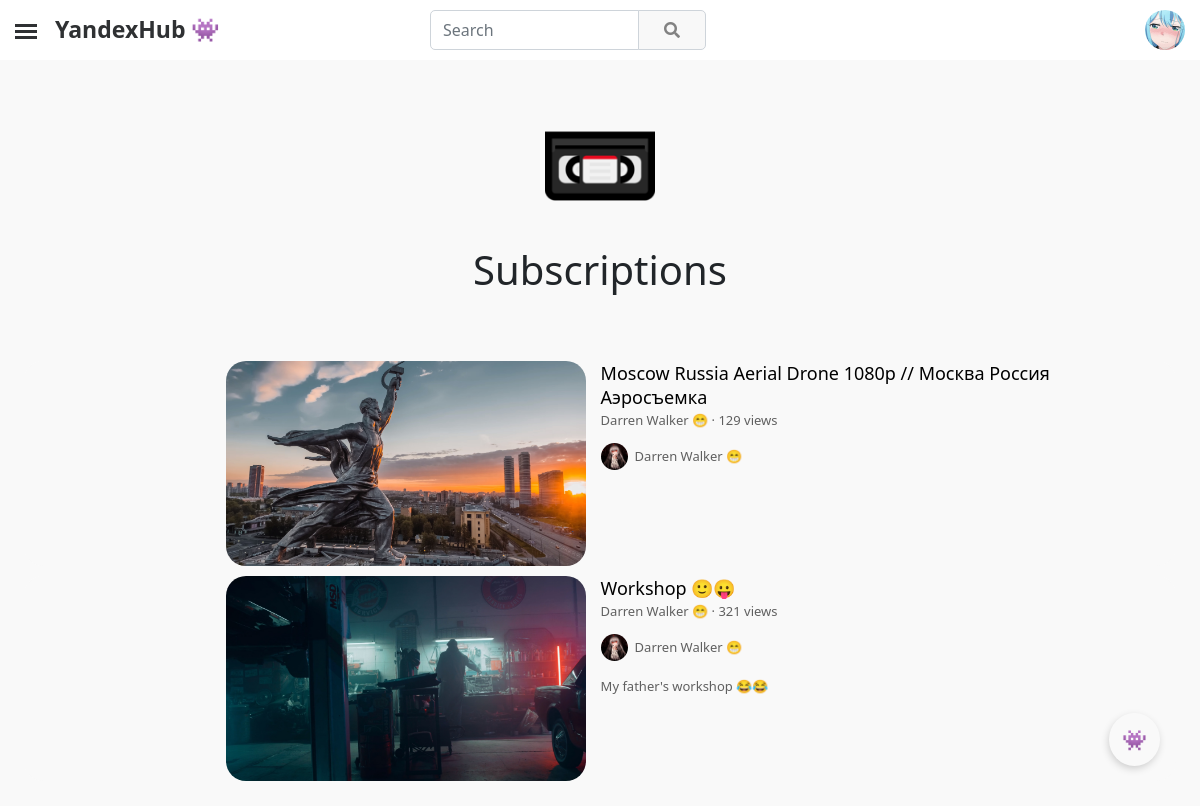
/subscriptions/ (signed in), run on an earlier commit of the app's database.
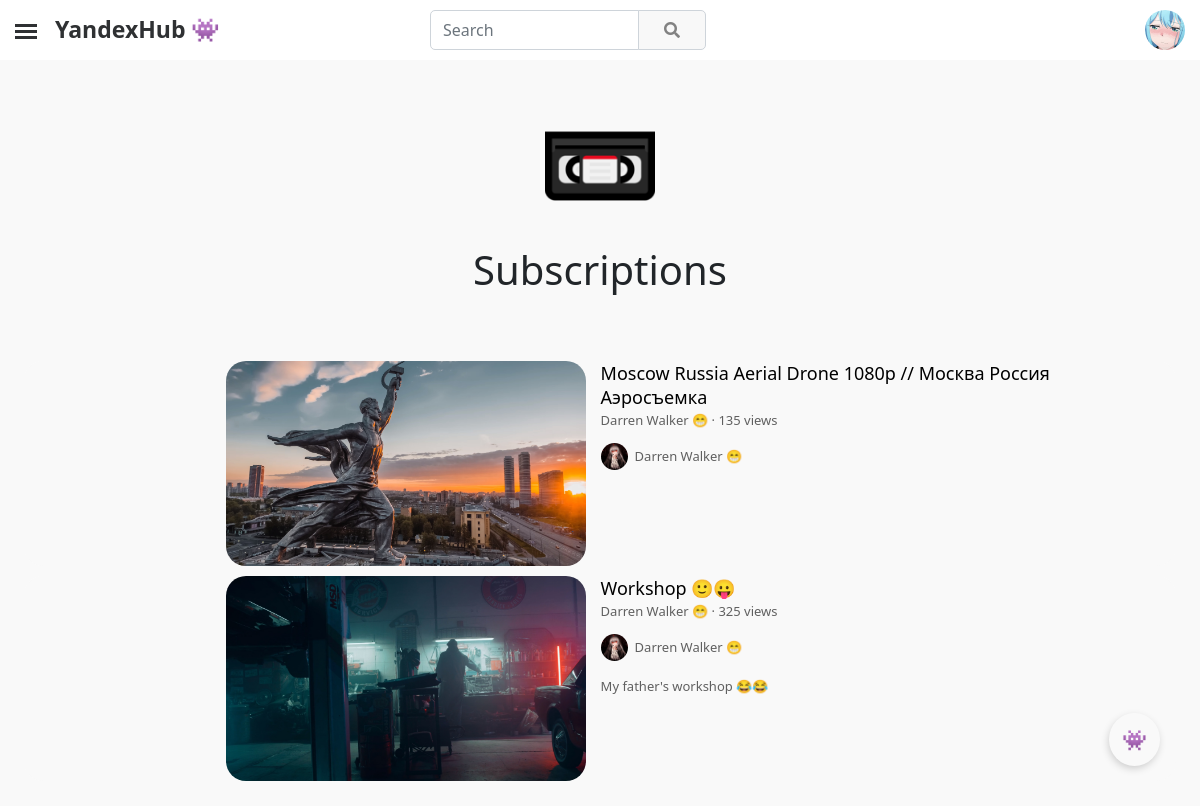
And on a later commit of the database.
### YandexHub/apps/mainapp/models.py (models this page shows, shortened)
class CustomUser(AbstractUser):
    user_id = models.CharField(blank=True, null=True, max_length=24)
    email = models.EmailField(null=True, unique=True)
    username = models.CharField(blank=True, null=True, max_length=25)
    avatar = models.ImageField(blank=True, null=True, upload_to = 'avatars/', default='avatars/default/default_avatar.png')
    banner = models.ImageField(blank=True, null=True, upload_to='users_banners/')
    all_views = models.BigIntegerField(default=0)
    all_subscribers = models.BigIntegerField(default=0)
    description = models.TextField(blank=True, null=True, max_length=5000)
    contact_email  = models.CharField(blank=True, null=True, max_length=75)
    location = models.CharField(blank=True, null=True, max_length=50)
    vk_link = models.CharField(blank=True, null=True, max_length=150)
    instagram_link = models.CharField(blank=True, null=True, max_length=150)
    facebook_link = models.CharField(blank=True, null=True, max_length=150)
    reddit_link = models.CharField(blank=True, null=True, max_length=150)
    telegram_link = models.CharField(blank=True, null=True, max_length=150)
    twitter_link = models.CharField(blank=True, null=True, max_length=150)
    website_link = models.CharField(blank=True, null=True, max_length=150)
    telegram = models.CharField(blank=True, null=True, max_length=150)
    date_created = models.DateTimeField(auto_now_add=True, db_index=True)
    REQUIRED_FIELDS = ['username']
    USERNAME_FIELD = 'email'

class Video(models.Model):
    video_id = models.CharField(blank=True, null=True, max_length=32)
    creator = models.ForeignKey(CustomUser, on_delete=models.CASCADE, null=False, related_name='video_creator')
    video = models.FileField(upload_to='videos/')
    video_banner = models.ImageField(upload_to='video_banners/')
    views = models.BigIntegerField(default=0)
    likes = models.BigIntegerField(default=0)
    dislikes = models.BigIntegerField(default=0)
    comments = models.BigIntegerField(default=0)
    coefficient = models.FloatField(default=0)
    title = models.CharField(max_length=150)
    description = models.TextField(blank=True, null=True, max_length=1000000)
    date_created = models.DateTimeField(auto_now_add=True, db_index=True)

### YandexHub/apps/mainapp/views.py (the view)
# urls.py: path('subscriptions/', SubscriptionsView.as_view(), name="subscriptions__page"),
class SubscriptionsView(TemplateView):
    template_name = 'user/other/subscriptions.html'
    def get_context_data(self, **kwargs):
        context = super(SubscriptionsView, self).get_context_data(**kwargs)
        if self.request.user.is_authenticated:
            n = 0
            videos = []
            for i in Subscribe.objects.filter(subscriber=self.request.user):
                for j in Video.objects.filter(creator=i.channel).order_by("-date_created"):
                    videos.append(j)
                n += 1
                if n > 100:
                    break
        else:
            videos = []
        context['title'] = 'Subscriptions 🎞'
        context['videos'] = videos
        return context

### YandexHub/apps/mainapp/templatetags/poll_extras.py (called while the page is built)
@register.filter(name='brief_views_format')
@stringfilter
def brief_views_format(arg):
    if int(arg) < 1000000:
        if int(arg) == 1:
            return '1 view'
        elif int(arg) < 1000:
            return f'{arg} views'
        else:
            return f"{str_fixed(float(int(arg)/1000), int(arg), 1, 'views')}K views"
    elif int(arg) < 1000000000:
        return f"{str_fixed(float(int(arg)/1000000), int(arg), 1, 'views')}M views"
    elif int(arg) < 1000000000000:
        return f"{str_fixed(float(int(arg)/1000000000), int(arg), 1, 'views')}B views"
    else:
        return ''

@register.filter(name='html_to_text')
@stringfilter
def html_to_text(html):
    cleanr = re.compile('<.*?>')
    cleantext = re.sub(cleanr, '', html)
    return cleantext

### YandexHub/apps/mainapp/templates/user/other/subscriptions.html (shortened to what this page needs)
{% extends "main.html" %}
{% block content %}
{% load poll_extras %}
{% load static %}
<main role="main" style="margin-top: 35px;">
    <div class="block-content">
        {% if request.user.is_authenticated %}
        <section class="py-3 text-center container-fluid">
            <div class="row" style="padding-bottom: 1rem!important;">
                <div class="col-lg-12 col-md-8 mx-auto">
                    <img class="banner-icon" src="{% static 'media/site/icons/videocassette.png' %}">
                    <h1 style="margin-bottom: 25px;">Subscriptions</h1>
                </div>
            </div>
        </section>
        {% if videos %}
        {% for i in videos %}
        <div class="card" style="height: 205px; margin-top: 10px;">
            <div class="row g-0" style="width: 65%; position: relative; margin-left: auto; margin-right: auto;">
                <div class="col-md-4" style="left: 0; position: absolute;">
                    <a style="cursor: pointer;" onclick="transition_link(`{% url 'video__page' i.video_id %}`)">
                        <div class="img"
                            style="width: 360px; height: 205px; border-radius: 20px; background-image: url({{i.video_banner.url}});">
                        </div>
                    </a>
                </div>
                <div class="col-md-8" style="top: 0; position: absolute; left: 365px;">
                    <div style="padding-top: 0; margin-left: 10px;">
                        <a style="cursor: pointer;" onclick="transition_link(`{% url 'video__page' i.video_id %}`)">
                            <p style="font-size: 18px; margin-bottom: -2px; color: #000;">{{ i.title }}</p>
                        </a>
                        <small style="color: #606060; font-size: 13px;"><a style="color: #606060; cursor: pointer;"
                                onclick="transition_link(`{% url 'channel__page' i.creator.user_id %}`)">{{i.creator.username}}</a>
                            · {{i.views|brief_views_format}}</small>
                        <a style="cursor: pointer;"
                            onclick="transition_link(`{% url 'channel__page' i.creator.user_id %}`)">
                            <small style="display: block; margin-top: 12px; font-size: 13px; color: #606060;">
                                <div class="img"
                                    style="display: inline-block; margin-right: 7px; width: 27px; height: 27px; border-radius: 50%; background-image: url({{i.creator.avatar.url}});">
                                </div>
                                <div style="display: inline-block; position: absolute; margin-top: 4px;">
                                    {{i.creator.username}}</div>
                            </small>
                        </a>
                        <small
                            style="display: block; color: #606060; font-size: 13px; margin-top: 12px;">{{i.description|html_to_text|truncatechars:340}}</small>
                    </div>
                </div>
            </div>
        </div>
        {% endfor %}
        {% else %}
        <h2 style="text-align: center; margin-bottom: 40px;">You don't have any subscriptions. To subscribe to a user,
            click on the Subscribe button in their profile or under their video.</h2>
        {% endif %}
        {% endif %}
    </div>
</main>
{% endblock %}

### YandexHub/apps/mainapp/templates/main.html (shortened to what this page needs)
{% load static %}
{% load poll_extras %}
<!DOCTYPE html>
<html>
<head>
    <link href="https://cdn.jsdelivr.net/npm/bootstrap@5.0.0-beta3/dist/css/bootstrap.min.css" rel="stylesheet"
>
    <link href="https://use.fontawesome.com/releases/v5.0.13/css/all.css" rel="stylesheet">
    <link href="{% static 'css/main.css' %}" rel="stylesheet">
    <link href="{% static 'css/predloader.css' %}" rel="stylesheet">
</head>
<body translate="no" class="wrapper animated-show animated-show-active"
    style="background: #F9F9F9; margin-bottom: 25px;" id="body">
    {% include "components/site/sidebar.html" %}
    {% include "components/site/navbar.html" %}
    {% block content %}{% endblock %}
    <a class="link-vk" href="https://vk.com/v.chap" target="_blank">👾</a>
</body>
</html>

### YandexHub/apps/mainapp/templates/components/site/sidebar.html (shortened to what this page needs)
{% load static %}
<label for="openSidebarMenu" class="sidebarIconToggle">
</label>

### YandexHub/apps/mainapp/templates/components/site/navbar.html (shortened to what this page needs)
<nav class="navbar sticky-top navbar-light" style="padding: 10px 0 10px 0; background-color: #fff;">
    <label for="openSidebarMenu" class="sidebarIconToggle">
        <div class="spinner diagonal part-1"></div>
        <div class="spinner horizontal"></div>
        <div class="spinner diagonal part-2"></div>
    </label>
    {% if request.user.is_authenticated %}
    <a class="navbar-brand logo-block" rel="home" style="cursor: pointer;" onclick="transition_link(`{% url 'main__page' %}`)">
        <div style="max-width:40px; margin-top: -6px; margin-left: 55px;">
             <b class="logo">YandexHub 👾</b>
        </div>
    </a>
    {% else %}
    <a class="navbar-brand logo-block" rel="home" style="cursor: pointer;" onclick="transition_link(`{% url 'main__page' %}`)">
        <div style="max-width:40px; margin-top: -6px; margin-left: 55px;">
             <b class="logo2">YandexHub 👾</b>
        </div>
    </a>
    {% endif %}
    <form class="d-flex container" style="width: 25%;">
        <div class="input-group search-block">
            <input id="search-input" type="text" class="form-control" style="border-radius: 5px 0 0 5px;"
                placeholder="Search" aria-label="Search" aria-describedby="input-group-1" autocomplete="off">
            <div class="input-group-append">
                <a class="btn btn-secondary" class="input-group-text" id="search-button"
                    style="padding-top: 8px; padding-bottom: 8px; padding-left: 25px; padding-right: 25px; border-radius: 0 5px 5px 0; background-color:#F8F8F8; border-color: #CED4DA; color: #828282;">
                    <i class="fa fa-search"></i>
                </a>
            </div>
        </div>
    </form>
    {% if request.user.is_authenticated %}
    <div class="dropdown wrapper-dropdown-3">
        <a role="button" id="dropdownMenuLink" data-bs-toggle="dropdown" aria-expanded="false">
            <div class="avatar-video-img img" style="width: 40px; height: 40px; margin-right: 15px; background-image: url({{ request.user.avatar.url }});"></div>
        </a>
    </div>
    {% else %}
    <a class="btn btn-outline-primary" onclick="transition_link(`{% url 'sign__in__page' %}`)"
        style="border-radius: 5px; margin-right: 15px; cursor: pointer;"><i class="far fa-user"></i> Sign In</a>
    {% endif %}
</nav>

### YandexHub/apps/mainapp/templates/components/site/message.html (shortened to what this page needs)
{% load static %}

### static/css/main.css (style rules this page uses)
body { -webkit-animation: fade-in 0.5s linear; -moz-animation: fade-in 0.5s linear; -o-animation: fade-in 0.5s linear; animation: fade-in 0.5s linear; }
.row { justify-content: left !important; }
p, a, small { line-height: normal !important; }
.img, img { background-repeat: no-repeat; background-position: center; background-size: cover; }
a { text-decoration: none; }
.card { border-radius: 1.25rem; height: 340px; border: none; background: #f9f9f9; }
.avatar-video-img { width: 45px; height: 45px; margin-right: 10px; border-radius: 50%; }
.row { display: flex; align-items: center; justify-content: center; height: 100%; }
@media (max-width: 3440px) { .block-content { margin-left: 22%; margin-right: 22%; } }
@media (max-width: 2560px) { .block-content { margin-left: 15%; margin-right: 15%; } }
@media (max-width: 1920px) { .block-content { margin-left: 6%; margin-right: 6%; } }
@media (max-width: 1680px) { .block-content { margin-left: 2%; margin-right: 2%; } }
@media (max-width: 1440px) { .block-content { margin-left: 2%; margin-right: 2%; } }
@media (max-width: 1366px) { .block-content { margin-left: 2%; margin-right: 2%; } }
.sidebarIconToggle { transition: all 0.3s; box-sizing: border-box; cursor: pointer; position: absolute; z-index: 99; height: 100%; width: 100%; top: 24px; left: 15px; height: 22px; width: 22px; }
.spinner { transition: all 0.3s; box-sizing: border-box; position: absolute; height: 3px; width: 100%; background-color: #2f3133; }
.horizontal { transition: all 0.3s; box-sizing: border-box; position: relative; float: left; margin-top: 3px; }
.diagonal.part-1 { position: relative; transition: all 0.3s; box-sizing: border-box; float: left; }
.diagonal.part-2 { transition: all 0.3s; box-sizing: border-box; position: relative; float: left; margin-top: 3px; }
.wrapper-dropdown-3 { position: relative; cursor: pointer; outline: none; padding-left: 120px !important; font-weight: bold; color: #212529; }
.banner-icon { width: 110px; margin-bottom: 25px; height: auto; }
main { margin-top: 35px; }
.logo { font-size: 23px; font-weight: 700; color: #2f3133; position: relative; bottom: -2px; }
.link-vk { position: fixed; bottom: 40px; right: 40px; background-color: var(--dropdown-bg); box-shadow: -1px 3px 8px -1px rgb(0 0 0 / 20%); padding: 13px; border-radius: 50%; z-index: 3; cursor: pointer; font-size: 20px; }

### static/css/predloader.css (style rules this page uses)
.animated-show { opacity: 0; transition: opacity 0.5s ease-out; }
.animated-show.animated-show-active { opacity: 1; }

What changed in the data, as far as the page shows it:
changed Video "Moscow Russia Aerial Drone 1080p // Москва Россия Аэросъемка": views|brief_views_format "129 views" → "135 views"
changed Video "Workshop 🙂😛": views|brief_views_format "321 views" → "325 views"
